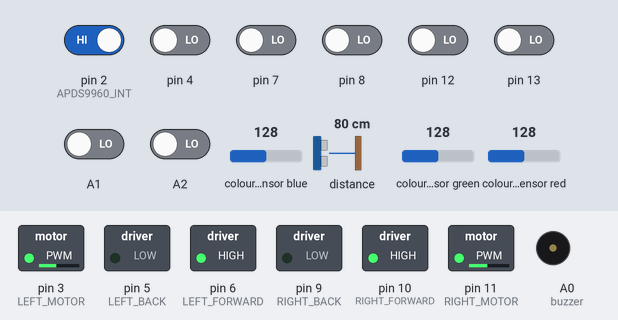
Bench run of a sketch on a simulated Arduino Uno, built for the host (arithmetic inside an expression is 32-bit, double 64-bit). Parts: switched loads named in the sketch (green lamp = pin HIGH), buzzer (waves = sounding). The inputs (shaded band) are chosen by the test bench; at power-on: pin 2 (APDS9960_INT) HIGH, A1, A2, pin 4, pin 7, pin 8, pin 12, pin 13 LOW, colour sensor blue 128, distance to the obstacle 80 cm, colour sensor green 128, colour sensor red 128.

Above: at 2.6 s.
2.7 s: pin 2 (APDS9960_INT) driven LOW
At 2.8 s:
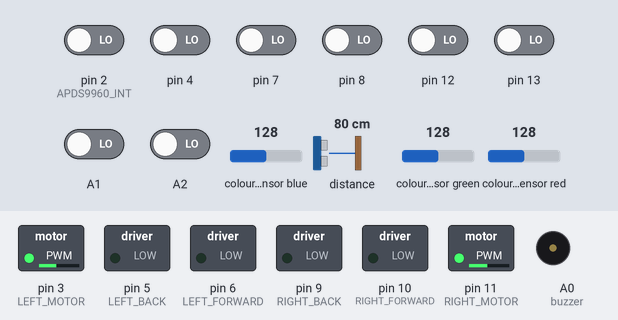
4.4 s: A1 driven HIGH
At 5.5 s:
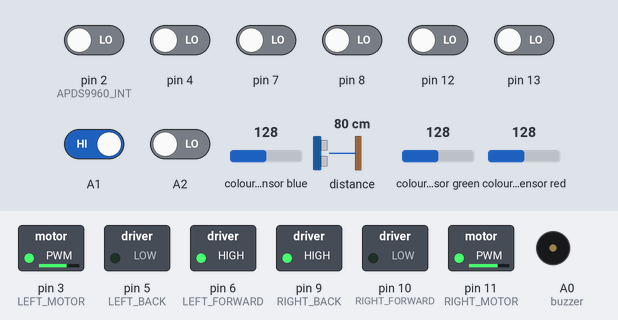
5.9 s: pin 13 driven HIGH
At 6.7 s:
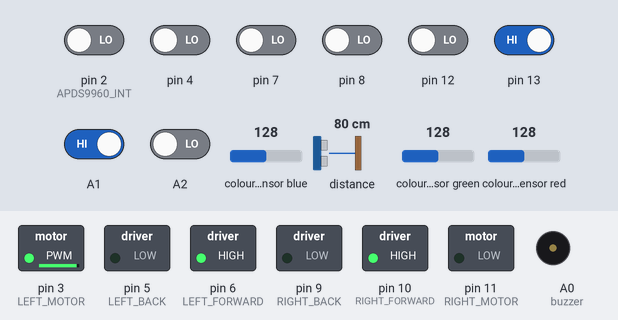
7.4 s: pin 12 driven HIGH
At 7.7 s:
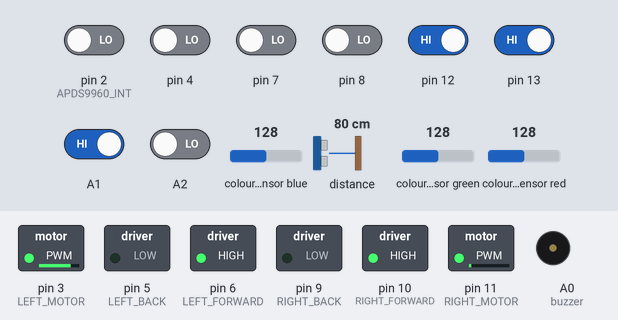
8.9 s: pin 8 driven HIGH
At 9.5 s:
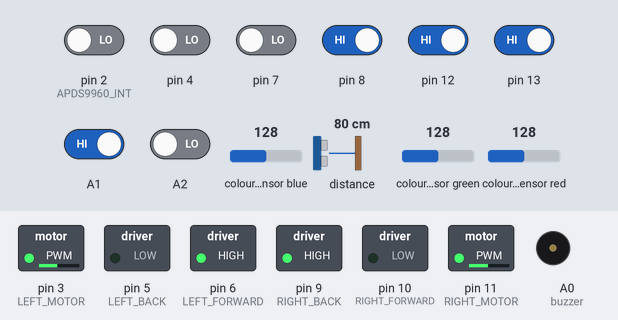
10.4 s: pin 8 driven LOW
At 11.9 s:
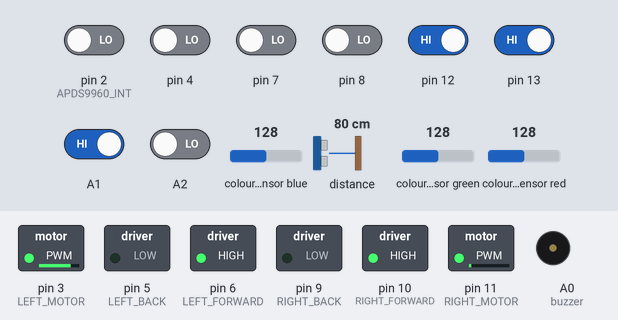
Timing chart, 0 to 12.9 s (numbered marks = the images above; inputs shaded):
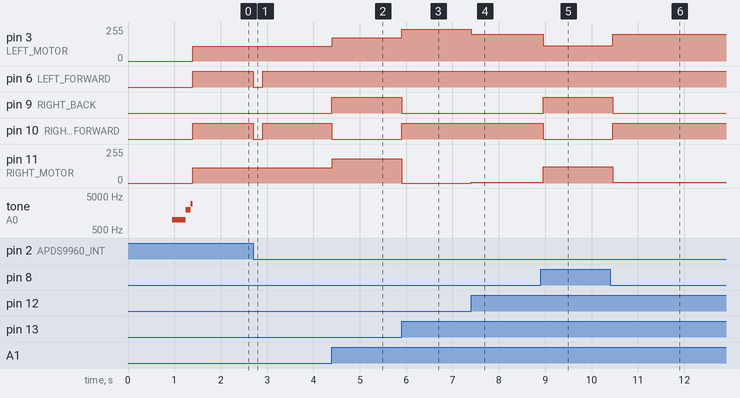

The sketch:

LineFollower5.0.ino
```cpp
#include <Wire.h>
#include <SparkFun_APDS9960.h>
#define SL -70
#define SR 70

void get_color();
void set_speed(int left, int right);
void set_motors();
void set_direction(char dir);
void get_line_pos();
void interrupt_routine();

SparkFun_APDS9960 apds = SparkFun_APDS9960();
byte isr_flag = 0;
#define APDS9960_INT    2
#define PROX_INT_HIGH   15 //was 30
#define PROX_INT_LOW    0

uint8_t proximity_data = 0;
uint16_t ambient_light = 0;
uint16_t red_light = 0;
uint16_t green_light = 0;
uint16_t blue_light = 0;

bool PLAYED_MUSIC=false;
byte buzzer = A0;
bool interupted=false;
bool flagturn=false;

const byte LEFT_MOTOR = 3;
const byte LEFT_FORWARD = 6;
const byte LEFT_BACK = 5;
const byte RIGHT_FORWARD = 10;
const byte RIGHT_BACK = 9;
const byte RIGHT_MOTOR = 11;


int LEFT_MOTOR_SPEED=0;
int RIGHT_MOTOR_SPEED=0;

const byte INITIAL_MOTOR_SPEED=105;
int olderror=0;

const byte IR_Sensor_Num=7;

long Line_Position=5;

int PID=0;
int error=0;
int P=0;
int I=0;
int D=0;
int prevError=0;
int prevI=0;

const byte Kp=5;
const byte Ki=0;
const byte Kd=2;

void get_line_pos()
{
 Line_Position = 5;
 Line_Position = (Line_Position * 10) + digitalRead(A2);
 Line_Position = (Line_Position * 10) + digitalRead(4);
 Line_Position = (Line_Position * 10) + digitalRead(7);
 Line_Position = (Line_Position * 10) + digitalRead(8);
 Line_Position = (Line_Position * 10) + digitalRead(12);
 Line_Position = (Line_Position * 10) + digitalRead(13);
 Line_Position = (Line_Position * 10) + digitalRead(A1);

  switch (Line_Position)    {
    case 51111110:    {        error = SL;         break;    }
    case 51111100:    {        error = SL;         break;    }
    case 51111000:    {        error = SL;         break;    }
    case 51000000:    {        error = -30;        break;    }
    case 51100000:    {        error = -28;        break;    }
    case 51110000:    {        error = -20;        break;    }
    case 50110000:    {        error = -10;        break;    }
    case 50111000:    {        error = -4;         break;    }
    case 50011000:    {        error = -3;         break;    }
    case 50011100:    {        error = 0;          break;    }
    case 50001100:    {        error = 4;          break;    }
    case 50001110:    {        error = 5;          break;    }
    case 50000110:    {        error = 10;         break;    }
    case 50000111:    {        error = 20;         break;    }
    case 50000011:    {        error = 28;         break;    }
    case 50000001:    {        error = 30;         break;    }
    case 50001111:    {        error = SR;         break;    }
    case 50011111:    {        error = SR;         break;    }
    case 50111111:    {        error = SR;         break;    }
    case 50000000:    {                            break;    }
    case 51111111:    {        error = 777;        break;    }
    default:          {                            break;    }
    }
}

void get_color() {
  if (!apds.readRedLight(red_light) || !apds.readGreenLight(green_light) || !apds.readBlueLight(blue_light)) {
    return;
  } else {
    if (!PLAYED_MUSIC) {
      if (red_light > 30 && red_light > blue_light && red_light > green_light) {

        tone(buzzer, 3000);
        delay(100);
        tone(buzzer, 1500);
        delay(100);
        tone(buzzer, 600);
        delay(100);
        noTone(buzzer);
        PLAYED_MUSIC = true;
      }
      if (blue_light > 30 && blue_light > red_light && blue_light > green_light) {
        tone(buzzer, 3000);
        delay(150);
        tone(buzzer, 5000);
        delay(150);
        tone(buzzer, 7000);
        delay(150);
        noTone(buzzer);
        PLAYED_MUSIC = true;
        return;
      }

      if (green_light > 70 && green_light > red_light && green_light > blue_light) {

        tone(buzzer, 3500);
        delay(100);
        noTone(buzzer);
        PLAYED_MUSIC = true;
        return;
      }
    }
  }
}

void interrupt_routine() {
  isr_flag = 1;
}

void set_direction(char dir){
   switch(dir) {
    case 'F':  {  digitalWrite(LEFT_FORWARD, HIGH);  digitalWrite(LEFT_BACK, LOW);     digitalWrite(RIGHT_FORWARD, HIGH);   digitalWrite(RIGHT_BACK, LOW);     break;  }
    case 'B':  {  digitalWrite(LEFT_FORWARD, LOW);   digitalWrite(LEFT_BACK, HIGH);    digitalWrite(RIGHT_FORWARD, LOW);    digitalWrite(RIGHT_BACK, HIGH);    break;  }
    case 'S':  {  digitalWrite(LEFT_FORWARD, LOW);   digitalWrite(LEFT_BACK, LOW);     digitalWrite(RIGHT_FORWARD, LOW);    digitalWrite(RIGHT_BACK, LOW);     break;  }
    case '>':  {  digitalWrite(LEFT_FORWARD, HIGH);  digitalWrite(LEFT_BACK, LOW);     digitalWrite(RIGHT_FORWARD, LOW);    digitalWrite(RIGHT_BACK, HIGH);    break;  }
    case '<':  {  digitalWrite(LEFT_FORWARD, LOW);   digitalWrite(LEFT_BACK,HIGH);     digitalWrite(RIGHT_FORWARD, HIGH);   digitalWrite(RIGHT_BACK, LOW);     break;  }
    case 'R':  {  digitalWrite(LEFT_FORWARD, HIGH);  digitalWrite(LEFT_BACK, LOW);     digitalWrite(RIGHT_FORWARD, LOW);    digitalWrite(RIGHT_BACK, LOW);    break;  }
    case 'L':  {  digitalWrite(LEFT_FORWARD, LOW);   digitalWrite(LEFT_BACK,LOW);     digitalWrite(RIGHT_FORWARD, HIGH);   digitalWrite(RIGHT_BACK, LOW);     break;  }
    case 'C':  {  digitalWrite(LEFT_FORWARD, HIGH);   digitalWrite(LEFT_BACK,HIGH);     digitalWrite(RIGHT_FORWARD, HIGH);   digitalWrite(RIGHT_BACK, HIGH);     break;  }

   }
}

void set_motors()
{

  if (error == SL || error == SR)
    {
      delay(50);
      get_line_pos();
      if (error == SR)       {        set_direction('>');        set_speed(120, 120);        delay(100);        return;      }

      if (error == SL)       {        set_direction('<');        set_speed(120,120);         delay(100);        return;      }

    }
    if(error == 777 )     {       set_direction('F');       set_speed(INITIAL_MOTOR_SPEED+5, INITIAL_MOTOR_SPEED);       return;       }

if(error==-30)
  {
  P = error + 15;
  I = I + prevI;
  D = error - prevError;
  PID = (Kp * P) + (Ki * I) + (Kd * D);
  prevI = I;
  prevError = error;

  set_direction('<');//maybe change this to value 60 to make the other motor just resist movements
    set_speed(INITIAL_MOTOR_SPEED - PID, INITIAL_MOTOR_SPEED - PID);

  return;
  }

  if(error==30)
  {
    P = error - 15;
  I = I + prevI;
  D = error - prevError;
  PID = (Kp * P) + (Ki * I) + (Kd * D);
  prevI = I;
  prevError = error;

    set_direction('>');
    set_speed(INITIAL_MOTOR_SPEED + PID,INITIAL_MOTOR_SPEED + PID);

  return;
  }


  P = error;
  I = I + prevI;
  D = error - prevError;
  PID = (Kp * P) + (Ki * I) + (Kd * D);
  prevI = I;
  prevError = error;


  set_direction('F');
  set_speed(INITIAL_MOTOR_SPEED + PID, INITIAL_MOTOR_SPEED - PID);

}

void set_speed(int left, int right)
{
if(error==0)
{
  analogWrite(LEFT_MOTOR, 110);
  analogWrite(RIGHT_MOTOR, 115);
  return;
}


  LEFT_MOTOR_SPEED = constrain(left-5 , 0, 255);
  RIGHT_MOTOR_SPEED = constrain(right+1, 0, 255);
  analogWrite(LEFT_MOTOR, LEFT_MOTOR_SPEED);
  analogWrite(RIGHT_MOTOR, RIGHT_MOTOR_SPEED);
}


void setup() {
  pinMode(A1,INPUT);
  pinMode(A2,INPUT);
  pinMode(4,INPUT);
  pinMode(7,INPUT);
  pinMode(8,INPUT);
  pinMode(12,INPUT);
  pinMode(13,INPUT);
  pinMode(RIGHT_MOTOR,OUTPUT);
  pinMode(RIGHT_FORWARD,OUTPUT);
  pinMode(RIGHT_BACK,OUTPUT);
  pinMode(LEFT_MOTOR,OUTPUT);
  pinMode(LEFT_FORWARD,OUTPUT);
  pinMode(LEFT_BACK,OUTPUT);
  pinMode(APDS9960_INT, INPUT);
  attachInterrupt(digitalPinToInterrupt(2), interrupt_routine, FALLING);

  apds.init();   delay(200);
  apds.setProximityGain(PGAIN_2X);    delay(200);
  apds.enableProximitySensor(true);   delay(200);
  apds.enableLightSensor(false);      delay(200);
  apds.setProximityIntLowThreshold(PROX_INT_LOW);  delay(50);
  apds.setProximityIntHighThreshold(PROX_INT_HIGH); delay(100);

   tone(buzzer, 1000);   delay(300);   noTone(buzzer);
   tone(buzzer, 2000);   delay(100);   noTone(buzzer);
   tone(buzzer, 3000);   delay(50);    noTone(buzzer);

}

void loop() {

  if (isr_flag == 1) {
    set_direction('S');
    set_speed(0, 0);
    interupted = true;
    apds.readProximity(proximity_data);
    get_color();
    isr_flag = 0;
    apds.clearProximityInt();
    PLAYED_MUSIC = false;
  }

  if (interupted == false)
 {
  get_line_pos();
  set_motors();
  delay(5);
  return;

 } else {
    interupted = false;
    set_direction('S');
    set_speed(0, 0);
    delay(200); //500 works
    return;
  }
}
```

Measured:
- after the input at 2.7 s, pin 6 (LEFT_FORWARD), pin 10 (RIGHT_FORWARD): HIGH → LOW at once, → HIGH 0.20 s later
- after the input at 4.4 s, pin 3 (LEFT_MOTOR): 110/255 → 175/255 at once; pin 9 (RIGHT_BACK): LOW → HIGH at once; pin 10 (RIGHT_FORWARD): HIGH → LOW at once; pin 11 (RIGHT_MOTOR): 115/255 → 181/255 at once
- after the input at 5.9 s, pin 3 (LEFT_MOTOR): 175/255 → 240/255 at once; pin 9 (RIGHT_BACK): HIGH → LOW at once; pin 10 (RIGHT_FORWARD): LOW → HIGH at once; pin 11 (RIGHT_MOTOR): 181/255 → 0/255 at once
- after the input at 7.4 s, pin 3 (LEFT_MOTOR): 240/255 → 200/255 at once; pin 11 (RIGHT_MOTOR): 0/255 → 6/255 at once
- after the input at 8.9 s, pin 3 (LEFT_MOTOR): 200/255 → 115/255 after 0.05 s; pin 9 (RIGHT_BACK): LOW → HIGH after 0.05 s; pin 10 (RIGHT_FORWARD): HIGH → LOW after 0.05 s; pin 11 (RIGHT_MOTOR): 6/255 → 121/255 after 0.05 s
- after the input at 10.4 s, pin 3 (LEFT_MOTOR): 115/255 → 200/255 after 0.05 s; pin 9 (RIGHT_BACK): HIGH → LOW after 0.05 s; pin 10 (RIGHT_FORWARD): LOW → HIGH after 0.05 s; pin 11 (RIGHT_MOTOR): 121/255 → 6/255 after 0.05 s
